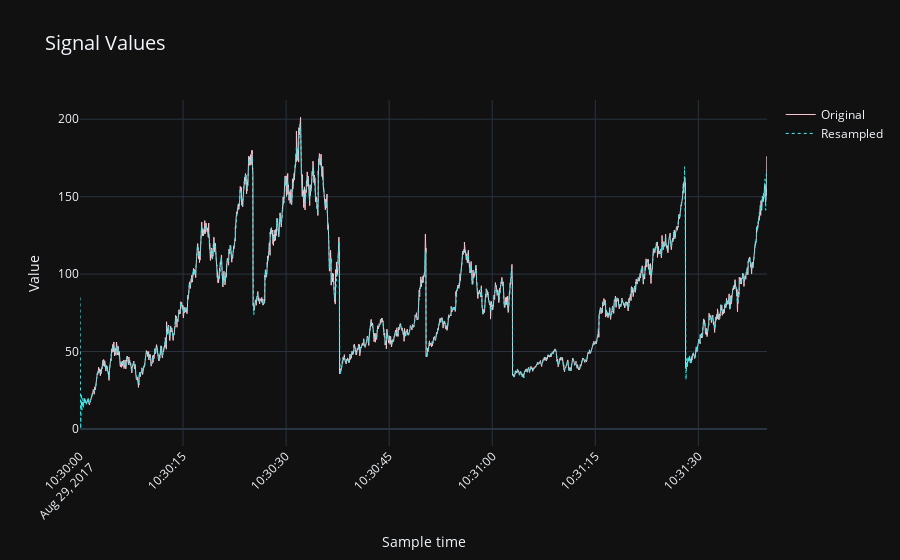

The notebook cell saved with this chart:
### Markdown cell above
**Step 2.1: Decimate (down-sample) the Signal U to 10Hz, store it in variable `su_resampled`:**

### Code cell
# Your code here
num_samples_in_10hz = round(time_duration_in_seconds * 10)

su_resampled_intermediate = resample(signal_U_converted['value'], num_samples_in_10hz, signal_U_converted['time'])

# Plotting resampled signal
plot_signals(su_resampled, signal_U_converted)

su_resampled = pd.DataFrame(data={"value": su_resampled_intermediate[0], "time": su_resampled_intermediate[1]})

### Figure 1 — Plotly figure (JSON) as saved in the notebook; plotly's stock layout.template omitted (floating-point values rounded to 4 significant figures; data arrays with more than 128 entries replaced by an {"elided": "..."} marker saying what was removed)
{"data": [{"line": {"color": "pink", "dash": "solid", "width": 1}, "name": "Original", "type": "scatter", "x": {"elided": "10000 str values"}, "y": {"elided": "10000 float values"}}, {"line": {"color": "cyan", "dash": "dot", "width": 1}, "name": "Resampled", "type": "scatter", "x": {"elided": "1000 str values"}, "y": {"elided": "1000 float values"}}], "layout": {"autosize": true, "title": {"font": {"size": 20}, "text": "Signal Values"}, "xaxis": {"autorange": true, "range": ["2017-08-29 10:30", "2017-08-29 10:31:39.99"], "tickangle": -45, "title": {"text": "Sample time"}, "type": "date"}, "yaxis": {"autorange": true, "range": [-10.99, 212.4], "title": {"text": "Value"}, "type": "linear"}}}
